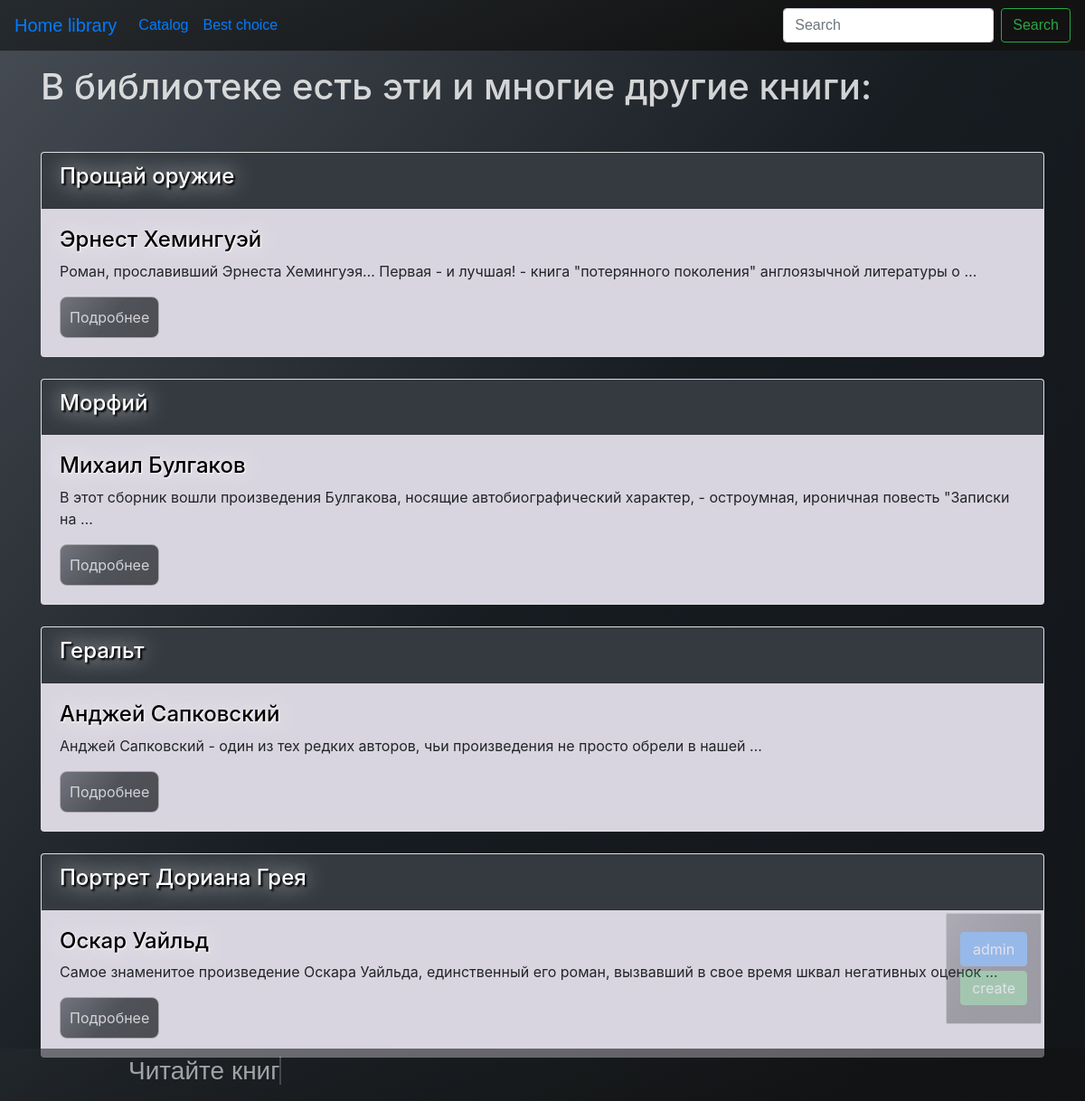
Before: /library/ with the older database file.
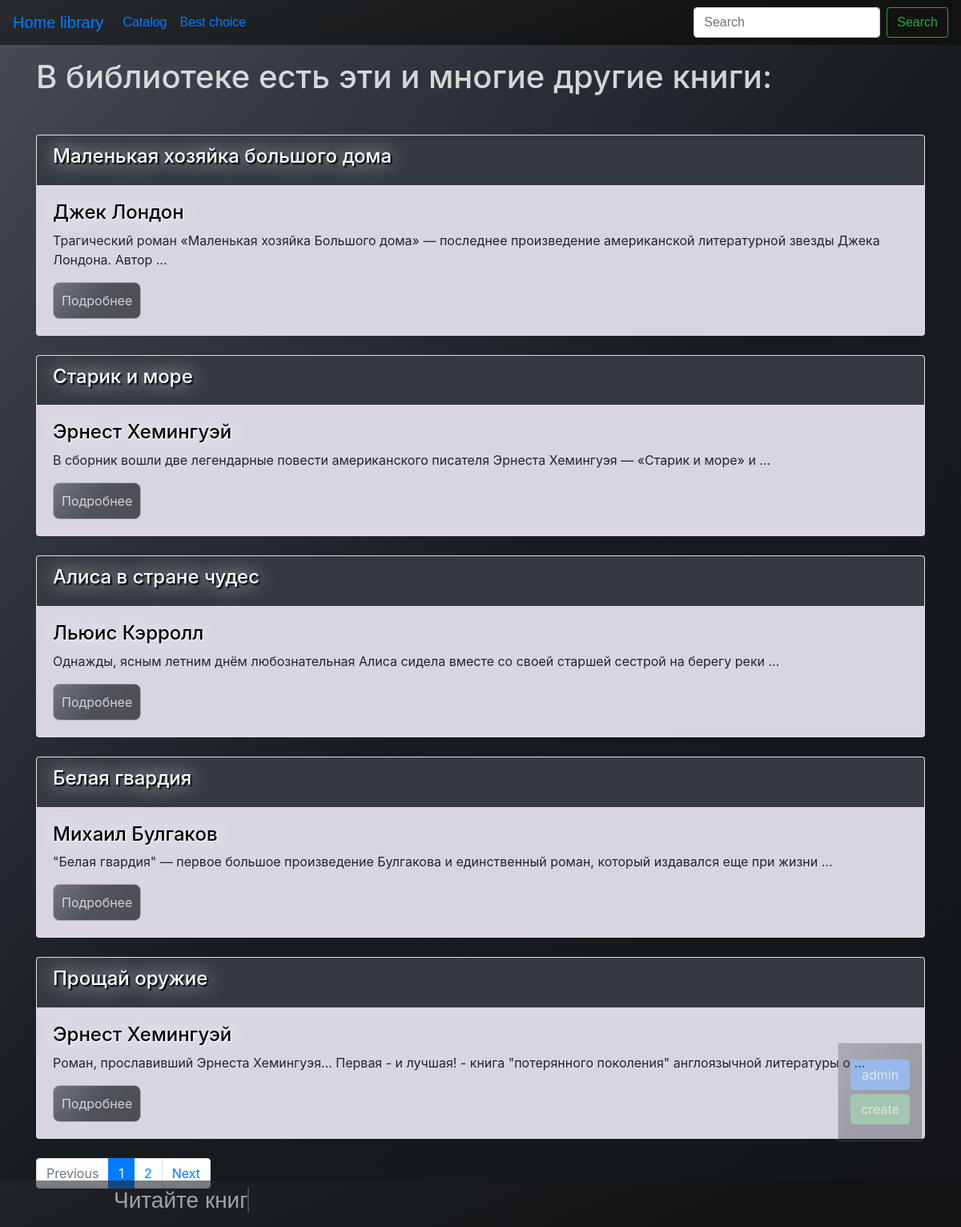
After: the same page with the newer database file.
### app/models.py (models this page shows, shortened)
class BookModel(models.Model):
    title = models.CharField(max_length=50, db_index=True,
                             verbose_name="Название книги")
    author = models.CharField(
        max_length=50, db_index=True, verbose_name="Автор")
    dateline = models.CharField(
        max_length=100, verbose_name="Издательство и год выпуска")
    genre = models.ManyToManyField(
        'Genre', related_name='book', verbose_name="Раздел")
    addition = models.TextField(max_length=1000, verbose_name="Описание")
    rating = models.ManyToManyField(
        'Rating', related_name='book', verbose_name="Рейтинг")
    slug = models.SlugField(max_length=50, blank=True, unique=True)
    time_added = models.DateTimeField(default=datetime.now)
    class Meta:
        verbose_name = 'Библиотека'
        verbose_name_plural = 'Библиотека'
        ordering = ['-time_added']

### app/views.py (the view)
# urls.py: path('library/', views.Library.as_view(), name='library_url'),
class Library(View):
    def get(self, request):
        search_query = request.GET.get('search', '')
        if search_query:
            books = BookModel.objects.filter(Q(title__iregex=search_query) |
                                             Q(addition__iregex=search_query))
        else:
            books = BookModel.objects.all()
        paginator = Paginator(books, 5)
        page_number = request.GET.get('page', 1)
        page = paginator.get_page(page_number)
        is_paginated = page.has_other_pages()
        if page.has_previous():
            prev_url = '?page={}'.format(page.previous_page_number())
        else:
            prev_url = ''
        if page.has_next():
            next_url = '?page={}'.format(page.next_page_number())
        else:
            next_url = ''
        search = True
        context = {'page_objects': page,
                   'is_paginated': is_paginated,
                   'prev_url': prev_url,
                   'next_url': next_url,
                   'search': search
                   }
        return render(request, 'app/library.html', context=context)

### app/templates/app/library.html (shortened to what this page needs)
{% extends 'app/book_template.html' %}
{% block content %}
    <h1 class="mb-5 for_fonts">В библиотеке есть эти и многие другие книги:</h1>
    {% for book in page_objects.object_list %}
        <div class="card mb-4">
            <div class="card-header bg-dark">
                <h3 class="shadow2">{{ book.title }}</h3>
            </div>
            <div class="card-body" style=" background: rgb(217, 213, 224);">
                <h5 class="shadow3">{{ book.author }}</h5>
                <p class=" card-text">{{ book.addition|truncatewords:15 }}</p>
                <a href="{% url 'app:book_details_url' slug=book.slug %}" class="btn book_button">
                    <div class="for_fonts">Подробнее</div>
                </a>
            </div>
        </div>
    {% endfor %}
    {% if is_paginated %}
        <nav aria-label="...">
            <ul class="pagination">
                <li class="page-item {% if not prev_url %} disabled {% endif %}">
                    <a class="page-link" href="{{ prev_url }}" tabindex="-1" aria-disabled="true">Previous</a>
                </li>
                {% for i in page_objects.paginator.page_range %}
                    {% if page_objects.number == i %}
                        <li class="page-item active" aria-current="page">
                            <a class="page-link" href="?page={{ i }}">{{ i }} <span class="sr-only">(current)</span></a>
                        </li>
                    {% elif i > page_objects.number|add:-3 and i < page_objects.number|add:3 %}
                        <li class="page-item">
                            <a class="page-link" href="?page={{ i }}">{{ i }}</a>
                        </li>
                    {% endif %}
                {% endfor %}
                <li class="page-item {% if not next_url %} disabled {% endif %}">
                    <a class="page-link" href="{{ next_url }}">Next</a>
                </li>
            </ul>
        </nav>
    {% endif %}
{% endblock %}

Changed rows visible on the page:
no longer on this page (row unchanged): BookModel: title "Морфий", author "Михаил Булгаков", addition "В этот сборник вошли произведения Булгакова, носящие автобиографический характер, - остроумная, ироничная повесть \"Записки на …"
no longer on this page (row unchanged): BookModel: title "Геральт", author "Анджей Сапковский", addition "Анджей Сапковский - один из тех редких авторов, чьи произведения не просто обрели в нашей …"
no longer on this page (row unchanged): BookModel: title "Портрет Дориана Грея", author "Оскар Уайльд", addition "Самое знаменитое произведение Оскара Уайльда, единственный его роман, вызвавший в свое время шквал негативных оценок …"
added BookModel: title "Маленькая хозяйка большого дома", author "Джек Лондон", addition "Трагический роман «Маленькая хозяйка Большого дома» — последнее произведение американской литературной звезды Джека Лондона. Автор …"
added BookModel: title "Старик и море", author "Эрнест Хемингуэй", addition "В сборник вошли две легендарные повести американского писателя Эрнеста Хемингуэя — «Старик и море» и …"
added BookModel: title "Алиса в стране чудес", author "Льюис Кэрролл", addition "Однажды, ясным летним днём любознательная Алиса сидела вместе со своей старшей сестрой на берегу реки …"
added BookModel: title "Белая гвардия", author "Михаил Булгаков", addition "\"Белая гвардия\" — первое большое произведение Булгакова и единственный роман, который издавался еще при жизни …"
Other visible differences:
text now shown: "Previous Next"
new list line: "1"
new list line: "2"
